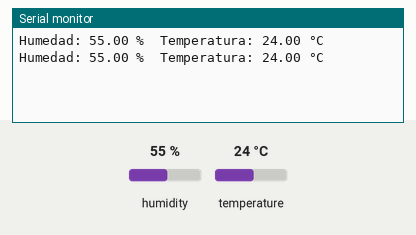
A sketch run on a simulated Arduino Uno, built with avr-gcc and run on an emulated ATmega328P. On the bench: the last lines printed to the serial monitor. The inputs (shaded band) are chosen by the test bench; at power-on: humidity 55 %, temperature 24 °C.

Above: at 4.8 s.
4.9 s: humidity set to 22 %
At 7.1 s:
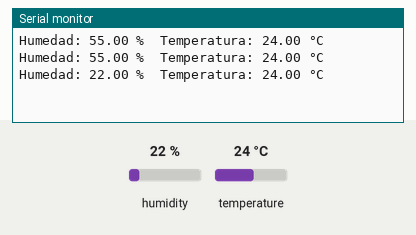
7.9 s: temperature set to 12 °C
At 9.5 s:
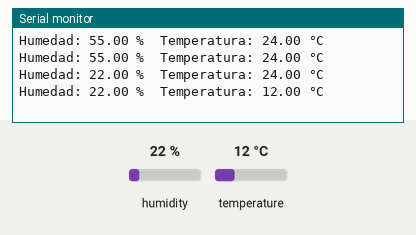
10.9 s: humidity set to 40 %
At 13.2 s:
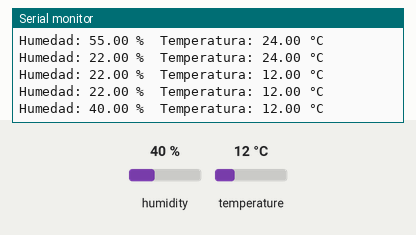
Timing chart, 0 to 14.7 s (numbered marks = the images above; inputs shaded):
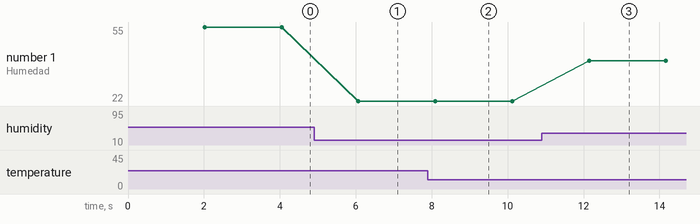

The sketch:

dht.ino
```cpp
#include <DHT.h>

#define DHTPIN 2      // Pin digital donde está conectado el DHT11
#define DHTTYPE DHT11 // Definimos que usamos el DHT11

DHT dht(DHTPIN, DHTTYPE);

void setup() {
  Serial.begin(9600);
  dht.begin();
}

void loop() {
  // Esperar 2 segundos entre lecturas (recomendado por el sensor)
  delay(2000);

  float humedad = dht.readHumidity();
  float temperatura = dht.readTemperature(); // Celsius por defecto

  // Verificar si alguna lectura falló y salir del loop si es así
  if (isnan(humedad) || isnan(temperatura)) {
    Serial.println("Error al leer del sensor DHT11");
    return;
  }

  Serial.print("Humedad: ");
  Serial.print(humedad);
  Serial.print(" %\t");
  Serial.print("Temperatura: ");
  Serial.print(temperatura);
  Serial.println(" °C");
}
```

Measured:
- after the input at 4.9 s, the serial monitor: prints a new line after 1.2 s (image 1)
- after the input at 7.9 s, the serial monitor: prints a new line after 0.20 s (image 2)
- after the input at 10.9 s, the serial monitor: prints a new line after 1.2 s (image 3)
- plotted number 1: 55 → 22 after the input at 4.9 s, 22 → 40 after the input at 10.9 s
